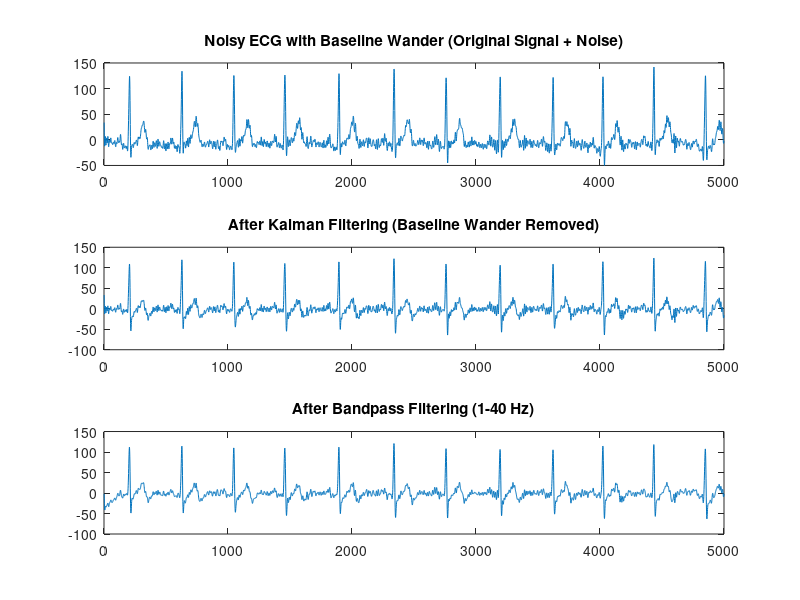
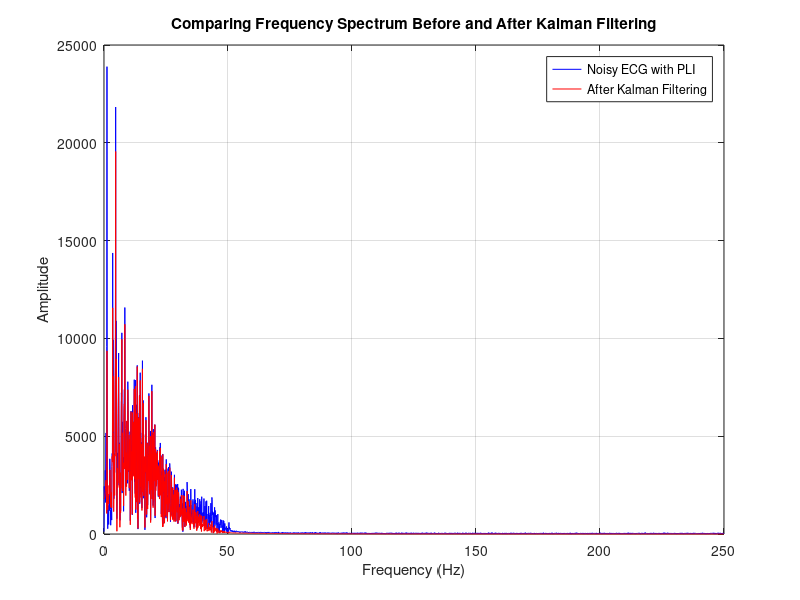

Write the MATLAB code that produced these figures, in order. (Note: this script raises an error after producing the figures.)
clear all;
load("ECG_database.mat");

%% Original Signal and Noise Signal
reference_signal = 0.01 .* bwn; 
standardData = Data3;  
d = standardData + reference_signal;

fs = FS;  % Sampling frequency
T = 1 / fs;  % Sampling period

%% Kalman Filter Parameters
% State transition matrix (position and velocity)
A = [1, T; 0, 1];  % State transition matrix
H = [1, 0];  % Measurement matrix, observing only position
Q = [0.001, 0; 0, 0.001];  % Process noise covariance, small noise
R = 1;  % Measurement noise covariance
x_hat = [0; 0];  % Initial state estimate [position, velocity]
P = 0.01 * eye(2);  % Initial error covariance matrix

kalman_filtered = zeros(LENGTH, 1);  % Filtered signal

%% Kalman Filtering Algorithm
for n = 1:LENGTH
    % Prediction step
    x_hat_prior = A * x_hat;  % State prediction (position and velocity)
    P_prior = A * P * A' + Q;  % Prediction error covariance
    
    % Update step
    K = P_prior * H' / (H * P_prior * H' + R);  % Kalman gain
    x_hat = x_hat_prior + K * (d(n) - H * x_hat_prior);  % Update state estimate
    P = (eye(2) - K * H) * P_prior;  % Update error covariance
    
    % Save Kalman filtered signal (subtract estimated baseline drift)
    kalman_filtered(n) = d(n) - H * x_hat;  % Remove estimated baseline drift
end

%% Bandpass Filtering (Remove low and high-frequency noise)
fc_low = 1;  % Bandpass filter low cutoff frequency (1 Hz)
fc_high = 40;  % Bandpass filter high cutoff frequency (40 Hz)
[b_bp, a_bp] = butter(4, [fc_low, fc_high] / (fs / 2), 'bandpass');  % Design bandpass filter

% Apply bandpass filter
ECG_filtered2 = filtfilt(b_bp, a_bp, kalman_filtered);

%% Plotting

figure;
subplot(3,1,1);
plot(d);
title('Noisy ECG with Baseline Wander (Original Signal + Noise)');

subplot(3,1,2);
plot(kalman_filtered);
title('After Kalman Filtering (Baseline Wander Removed)');

subplot(3,1,3);
plot(ECG_filtered2);
title('After Bandpass Filtering (1-40 Hz)');


Y_orig = fft(d);          % FFT of original signal
Y_kalman = fft(ECG_filtered2);  % FFT of signal after Kalman filtering

f = (0:LENGTH/2-1) * (fs / LENGTH);   % Frequency vector

Y_orig_mag = abs(Y_orig(1:LENGTH/2));  % Magnitude spectrum of original signal
Y_kalman_mag = abs(Y_kalman(1:LENGTH/2));  % Magnitude spectrum of signal after Kalman filtering

figure;
plot(f, Y_orig_mag, 'b', 'DisplayName', 'Noisy ECG with PLI'); hold on;
plot(f, Y_kalman_mag, 'r', 'DisplayName', 'After Kalman Filtering');
legend('show');
xlabel('Frequency (Hz)');
ylabel('Amplitude');
title('Comparing Frequency Spectrum Before and After Kalman Filtering');
grid on;

% SNR Calculation
SNR = snr(standardData, standardData - ECG_filtered2');

% MSE Calculation
MSE = mean((standardData - ECG_filtered2') .^ 2);

% PRD Calculation
PRD = sqrt(mean((standardData - ECG_filtered2') .^ 2)) / sqrt(mean(standardData .^ 2)) * 100;

% Display Results
disp('Kalman Results:');
disp(['SNR: ', num2str(SNR), ' dB']);
disp(['MSE: ', num2str(MSE)]);
disp(['PRD: ', num2str(PRD), '%']);


%% Plot Error Magnitude vs. Sample Index
figure;
plot(abs(d), 'b', 'DisplayName', 'Noise-ECG'); hold on;
plot(abs(ECG_filtered2), 'r', 'DisplayName', 'After Filtering');
title('Plot of Error Magnitude vs. Sample Index');
xlabel('Sample Index');
ylabel('Error Magnitude');
grid on;


% Assuming filtered_ECG is the filtered signal, Fs is the sampling frequency
Fs = 500; % Replace with your actual sampling frequency

% Set window parameters
window_length = 512;  % Window length
noverlap = 256;       % Window overlap
nfft = 1024;           % Number of FFT points

figure;
% Plot spectrogram
spectrogram(ECG_filtered2, window_length, noverlap, nfft, Fs, 'yaxis');

% Set chart title and labels
title('Spectrogram of Filtered Kalman ECG Signal');
xlabel('Time (s)');
ylabel('Frequency (Hz)');

